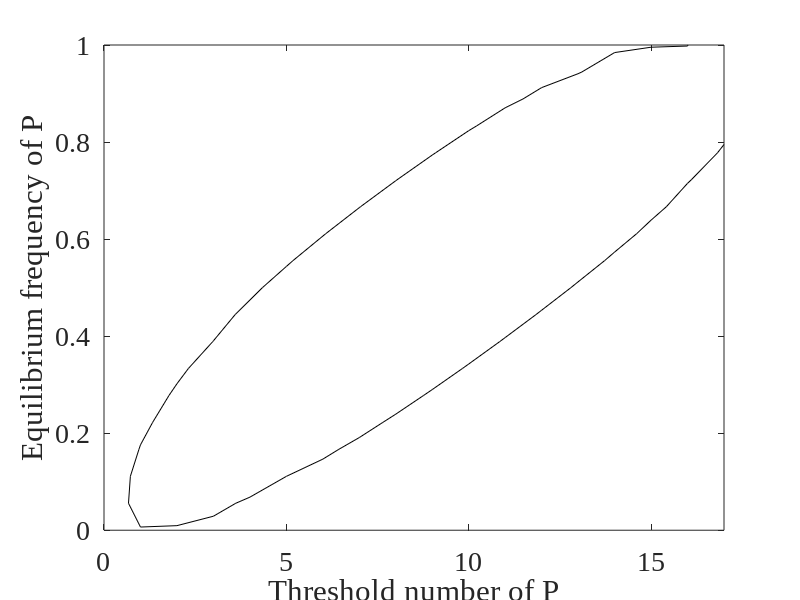

The MATLAB script that drew this image:
clear all
clc

r=0%0.07;
c=0.01;
b=4*c;
p=1.5*c;
q=1.5*c;
k=1.5*c;
a=2;
e=0.1;
n=18;
T=25;
W0=1;

% loop through each Tau (where Tau is threshold required of punishers) and X (where X is # of punishers), 
% and for each calculate the payoff of the Boyd P and N strategies
for Tau=0:(n-1)
    Tau
    for X=0:n

        % x is the fraction of P players in the population of size n
        x=X/n;
        
        % initialize each of these for this [tau,X] pairing
        WpShort=0;
        WpLong=0;
        WnShort=0;
        WnLong=0;
        
        % cacluate the fitnesses as per the Boyd et al paper. note that
        % Pr(j|P) comes the from binomial distribution (binopdf) using
        % p=(r+(1-r)*x) and N=n-1, and similarly for Pr(j|N)
        for j=Tau:(n-1)
            WpShort=WpShort+(binopdf(j,n-1,r+(1-r)*x)*(-(e*(j+1)+(n-1-j))*k/((j+1)^a)+(1-e)*(b*(j+1)/n-c)));
        end
        for j=Tau:(n-1)
            WpLong=WpLong+(binopdf(j,n-1,r+(1-r)*x)*((b-c)*(1-e)-(n*e*k)/((j+1)^a)-e*p));
        end
        for i=(Tau+1):(n-1)
            WnShort=WnShort+(binopdf(i,n-1,(1-r)*x)*(-p+((1-e)*i*b)/n));
        end
        for i=(Tau+1):(n-1)
            WnLong=WnLong+(binopdf(i,n-1,(1-r)*x)*((b-c)*(1-e)-e*p));
        end
        
        % store the fitness (use Tau+1 and X+1 instead of Tau and X because
        % matrix indices have to be >0)
        Wp(Tau+1,X+1)=W0-q+WpShort+(T-1)*WpLong;
        Wn(Tau+1,X+1)=W0+WnShort+(T-1)*WnLong;
        
    end
end

% Change default axes fonts.
set(0,'DefaultAxesFontName', 'Times New Roman')
set(0,'DefaultAxesFontSize', 20)

% Change default text fonts.
set(0,'DefaultTextFontname', 'Times New Roman')
set(0,'DefaultTextFontSize', 20)

% plot a line at level 0 in the (Wp-Wn) space, to show where the
% equilibriua points are
axes('FontSize',20);
contour([0:n-1],[0:n]/n,(Wp-Wn)',[0 ,0],'k');
xlabel('Threshold number of P'); ylabel('Equilibrium frequency of P')